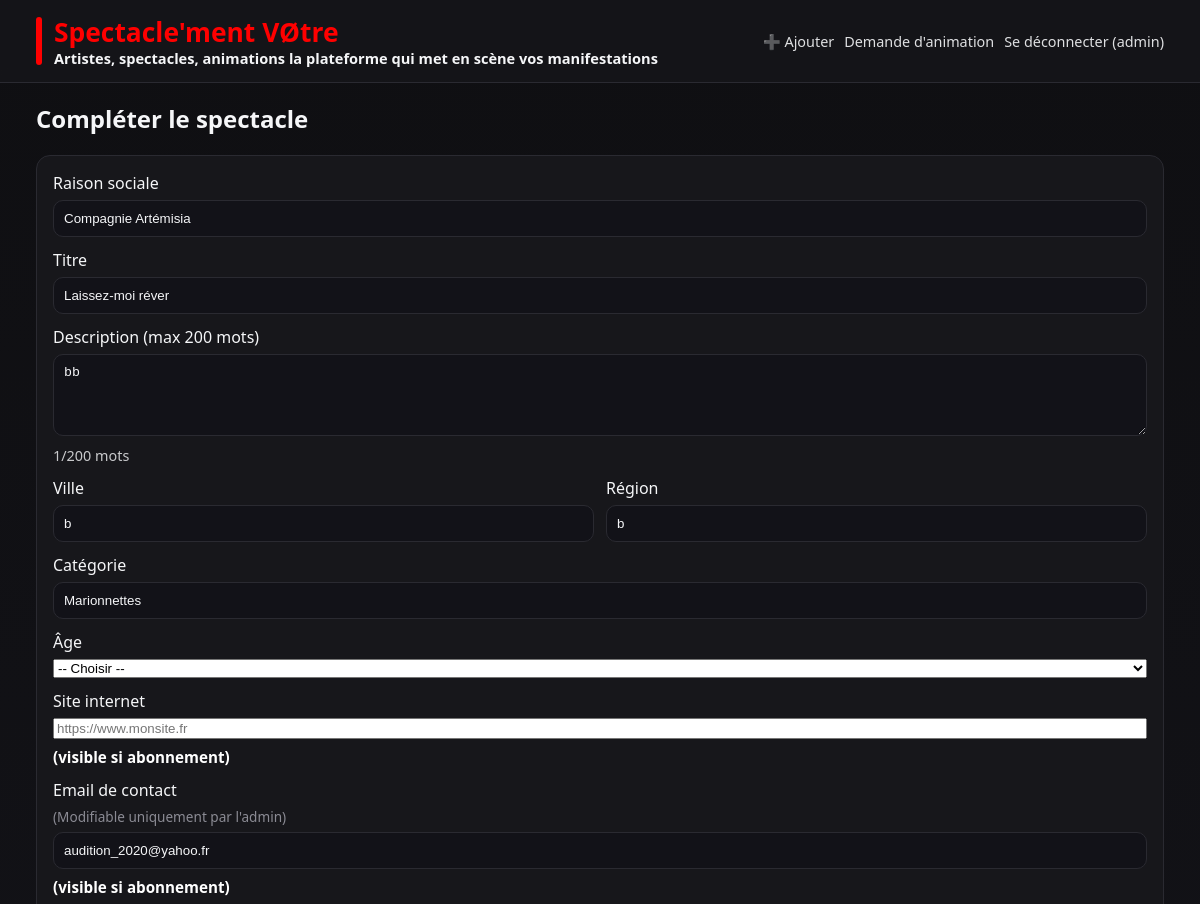
Page /admin/shows/17/edit (signed in, upper part) on the earlier database version.
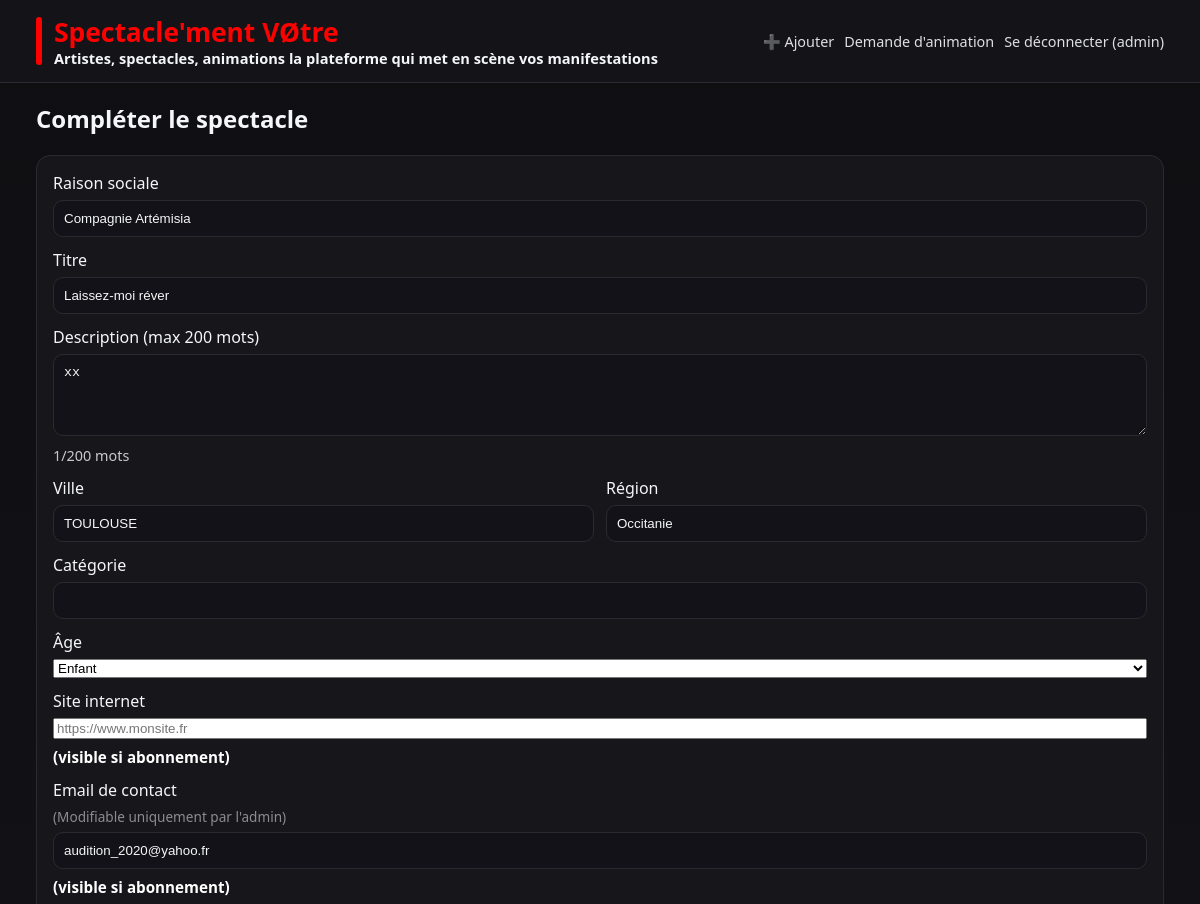
Same page on the later database version.
### models/models.py (models this page shows, shortened)
class User(db.Model):
    __tablename__ = "users"
    id = db.Column(db.Integer, primary_key=True)
    username = db.Column(db.String(80), unique=True, nullable=False)
    password_hash = db.Column(db.String(255), nullable=False)
    raison_sociale = db.Column(db.String(200), nullable=True)  # Nom de la compagnie/structure
    is_admin = db.Column(db.Boolean, default=False)  # par défaut: utilisateur normal

class Show(db.Model):
    __tablename__ = "shows"
    id = db.Column(db.Integer, primary_key=True)
    raison_sociale = db.Column(db.String(200), nullable=True)
    title = db.Column(db.String(150), nullable=False)
    description = db.Column(db.Text, nullable=True)
    region = db.Column(db.String(100), nullable=True)
    location = db.Column(db.String(120), nullable=True)
    category = db.Column(db.String(80), nullable=True)
    date = db.Column(db.Date, nullable=True)
    age_range = db.Column(db.String(50), nullable=True)
    file_name = db.Column(db.String(255), nullable=True)
    file_mimetype = db.Column(db.String(120), nullable=True)
    created_at = db.Column(db.DateTime, default=datetime.utcnow)
    approved = db.Column(db.Boolean, default=False)
    contact_email = db.Column(db.String(255), nullable=True)
    contact_phone = db.Column(db.String(20), nullable=True)
    site_internet = db.Column(db.String(255), nullable=True)
    user_id = db.Column(db.Integer, db.ForeignKey("users.id"), nullable=True)
    user = db.relationship("User", backref="shows")
    def is_pdf(self) -> bool:
        return (self.file_mimetype or "").lower().startswith("application/pdf")

### app.py (the view, shortened to what this page needs)
    @app.route("/admin/shows/<int:show_id>/edit", methods=["GET", "POST"])
    @login_required
    @admin_required
    def show_edit(show_id: int):
        show = Show.query.get_or_404(show_id)
        return render_template("show_form_edit.html", show=show, user=current_user())

### app.py (called while the page is built)
def current_user() -> Optional[User]:
    username = session.get("username")
    if not username:
        return None
    return User.query.filter_by(username=username).first()

def login_required(fn):
    from functools import wraps
    @wraps(fn)
    def wrapper(*args, **kwargs):
        if not session.get("username"):
            flash("Veuillez vous connecter.", "warning")
            return redirect(url_for("login", next=request.path))
        return fn(*args, **kwargs)
    return wrapper

def admin_required(fn):
    from functools import wraps
    @wraps(fn)
    def wrapper(*args, **kwargs):
        user = current_user()
        if not user or not user.is_admin:
            flash("Accès réservé à l’administrateur.", "danger")
            return redirect(url_for("home"))
        return fn(*args, **kwargs)
    return wrapper

### templates/show_form_edit.html (shortened to what this page needs)
{% extends "base.html" %}
{% block content %}
<h2>Compléter le spectacle</h2>
<form method="post" enctype="multipart/form-data" class="form">
  <label>Raison sociale
    <input type="text" name="raison_sociale" value="{{ show.raison_sociale or '' }}">
  </label>
  <label>Titre
    <input type="text" name="title" value="{{ show.title }}" required>
  </label>
  <label>Description (max 200 mots)
    <textarea id="description" name="description" rows="4" required>{{ show.description or "" }}</textarea>
    <div id="desc-counter" style="font-size:.9rem;opacity:.8;margin-top:4px;">0/200 mots</div>
  </label>
  <div class="grid-2">
      <label>Ville
        <input type="text" name="location" value="{{ show.location }}">
      </label>
      <label>Région
        <input type="text" name="region" value="{{ show.region or '' }}" placeholder="Ex: Île-de-France, Bretagne...">
      </label>
   </div>
  <label>Catégorie
    <input type="text" name="category" value="{{ show.category }}">
  </label>
  <label>Âge
    <select name="age_range" required>
      <option value="">-- Choisir --</option>
      <option value="enfant" {% if (request.form.get('age_range') if request.method=='POST' else (show.age_range if show else '')) == 'enfant' %}selected{% endif %}>Enfant</option>
    </select>
  </label>
  <label>Site internet
    <input type="url" name="site_internet" placeholder="https://www.monsite.fr" value="{{ show.site_internet if show and show.site_internet else '' }}">
    <span style="font-size:0.95rem;color:#fff;font-weight:bold;display:block;margin-top:2px;">(visible si abonnement)</span>
  </label>
  <label>Email de contact <span style="font-size:0.85rem;font-weight:normal;color:var(--muted);">(Modifiable uniquement par l'admin)</span>
    <input type="email" name="contact_email" value="{{ show.contact_email or 'audition_2020@yahoo.fr' }}">
    <span style="font-size:0.95rem;color:#fff;font-weight:bold;display:block;margin-top:2px;">(visible si abonnement)</span>
  </label>
</form>
{% endblock %}

### templates/base.html (shortened to what this page needs)
<!doctype html>
<html lang="fr">
<head>
  <link rel="stylesheet" href="{{ url_for('static', filename='css/style.css') }}">
</head>
<body>
<header class="site-header">
  <div class="container header-grid">
    <a href="{{ url_for('home') }}" class="brand" id="brand-logo">
      <div style="display:flex;align-items:center;gap:12px;">
        <div style="width:6px;height:48px;background:var(--primary);border-radius:3px 3px 3px 3px;"></div>
        <div>
          <div style="font-weight:bold;font-size:26.4px;color:var(--primary);">Spectacle'ment VØtre</div>
          <div style="font-size:14.6px;color:var(--text-muted);line-height:1.2;">Artistes, spectacles, animations la plateforme qui met en scène vos manifestations</div>
        </div>
      </div>
    </a>
    <nav>
      <ul class="nav" style="gap:10px;">
        {% if user and user.is_admin %}
          <li><a href="{{ url_for('show_new') }}" style="font-size:0.9rem;">➕ Ajouter</a></li>
          <li><a href="{{ url_for('demande_animation') }}" style="font-size:0.9rem;">Demande d'animation</a></li>
          <li><a href="{{ url_for('logout') }}" style="font-size:0.9rem;">Se déconnecter ({{ user.username }})</a></li>
        {% elif user %}
          <li><a href="{{ url_for('demande_animation') }}" style="font-size:0.9rem;">Demande d'animation</a></li>
          <li><a href="{{ url_for('logout') }}" style="font-size:0.9rem;">Se déconnecter</a></li>
        {% endif %}
      </ul>
    </nav>
  </div>
</header>
<main class="container">
  {% block content %}{% endblock %}
</main>
</body>
</html>

### static/css/style.css (style rules this page uses)
:root { --bg:#0f0f12; --panel:#17171b; --muted:#8b8b94; --text:#f5f6f8; --primary:#ff0000; --danger:#ff0000; --ok:#35c779; --border:#2a2a31; }
* { box-sizing:border-box; }
body { margin:0; font-family:system-ui,Segoe UI,Roboto,Arial; color:var(--text); background:linear-gradient(180deg,#0f0f12 0%,#14141a 100%); }
.container { width:min(1540px,94%); margin:0 auto; }
.site-header { background:rgba(23,23,27,.75); border-bottom:1px solid var(--border); position:sticky; top:0; backdrop-filter:blur(8px); z-index:10; }
.header-grid { display:flex; align-items:center; justify-content:space-between; padding:14px 0; }
.brand { color:var(--text); text-decoration:none; font-weight:700; font-size:1.15rem; display:flex; align-items:center; gap:8px; }
.nav { display:flex; gap:16px; list-style:none; margin:0; padding:0; }
.nav a { color:var(--text); text-decoration:none; opacity:.9; }
.form { display:grid; gap:12px; background:var(--panel); border:1px solid var(--border); border-radius:14px; padding:16px; }
.form label { display:grid; gap:6px; }
.form input[type="text"], .form input[type="password"], .form input[type="date"], .form textarea, .form input[type="file"], .form input[type="email"] { padding:10px; border-radius:10px; border:1px solid var(--border); background:#121218; color:var(--text); }
.grid-2 { display:grid; grid-template-columns:1fr 1fr; gap:12px; }

### templates/base.html (style rules this page uses)
body { background:#0f0f12;color:#f5f6f8; }

Differences in the rows shown:
changed Show "Compagnie Artémisia": description "bb" → "xx"; location "b" → "TOULOUSE"; region "b" → "Occitanie"; age_range (not shown) → "Enfant"; category "Marionnettes" → (not shown)
Other differences:
form field age_range: "-- Choisir --" → (not shown)
